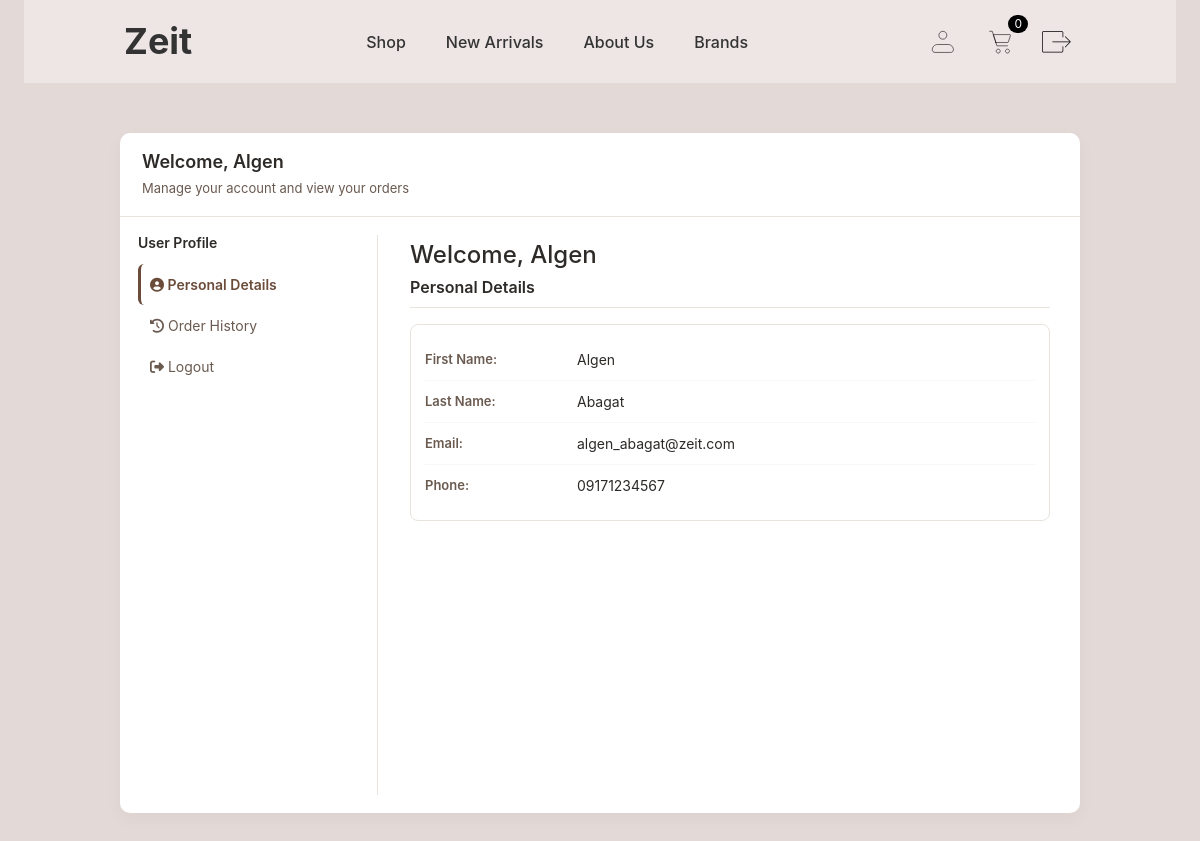
The app's page /profile.php (signed in) with its own data.
### tables this page shows
CREATE TABLE `users` (
  `user_id` int NOT NULL AUTO_INCREMENT,
  `role_id` int NOT NULL,
  `first_name` varchar(100) DEFAULT NULL,
  `last_name` varchar(100) DEFAULT NULL,
  `email` varchar(100) DEFAULT NULL,
  `password_hash` varchar(255) NOT NULL,
  `phone` varchar(20) DEFAULT NULL,
  `created_at` date DEFAULT (curdate()),
  PRIMARY KEY (`user_id`),
  UNIQUE KEY `email` (`email`),
  KEY `fk_users_role` (`role_id`),
  CONSTRAINT `fk_users_role` FOREIGN KEY (`role_id`) REFERENCES `roles` (`role_id`)
);

### profile.php (the view, shortened to what this page needs)
<?php
require_once 'config.php';
$tab = $_GET['tab'] ?? 'overview';
$user_id = (int)$_SESSION['user_id'];
$conn = getDBConnection($host, $user, $password, $database, $port);
$userData = null;
if ($conn) {
    $uStmt = $conn->prepare('SELECT first_name, last_name, email, phone FROM users WHERE user_id = ? LIMIT 1');
    if ($uStmt) {
        $uStmt->bind_param('i', $user_id);
        $uStmt->execute();
        $uRes = $uStmt->get_result();
        $userData = $uRes->fetch_assoc() ?: null;
    }
}
?>
<!DOCTYPE html>
<html lang="en">
  <head>
    <link href="https://cdn.jsdelivr.net/npm/bootstrap@5.3.8/dist/css/bootstrap.min.css" rel="stylesheet">
    <link rel="stylesheet" href="https://cdnjs.cloudflare.com/ajax/libs/font-awesome/6.4.0/css/all.min.css">
    <link rel="stylesheet" href="styles/styles.css">
    <link rel="stylesheet" href="styles/profile.css">
  </head>
<body>
  <div class="container-fluid">
    <?php include 'header-navbar.php'; ?>
    <div class="profile-container">
      <div class="profile-header">
        <h2>Welcome, <?php echo htmlspecialchars($userData['first_name'] ?? 'User', ENT_QUOTES, 'UTF-8'); ?></h2>
        <p>Manage your account and view your orders</p>
      </div>
      <div class="profile-content">
        <aside class="sidebar profile-sidebar">
          <h3>User Profile</h3>
          <ul class="profile-menu">
            <li><a class="<?php echo $tab === 'overview' ? 'active' : ''; ?>" href="profile.php?tab=overview"><i class="fas fa-user-circle"></i> Personal Details</a></li>
            <li><a class="<?php echo $tab === 'orders' ? 'active' : ''; ?>" href="profile.php?tab=orders"><i class="fas fa-history"></i> Order History</a></li>
            <li><a href="logout.php"><i class="fas fa-sign-out-alt"></i> Logout</a></li>
          </ul>
        </aside>
        <main class="profile-main">
          <?php if ($tab === 'overview'): ?>
            <div class="welcome-message">
              <h4>Welcome, <?php echo htmlspecialchars($userData['first_name'] ?? 'User', ENT_QUOTES, 'UTF-8'); ?></h4>
            </div>
            <h3 class="section-title">Personal Details</h3>
            <?php if ($userData): ?>
              <div class="info-card">
                <div class="info-row">
                  <div class="info-label">First Name:</div>
                  <div class="info-value"><?php echo htmlspecialchars($userData['first_name'] ?? 'N/A', ENT_QUOTES, 'UTF-8'); ?></div>
                </div>
                <div class="info-row">
                  <div class="info-label">Last Name:</div>
                  <div class="info-value"><?php echo htmlspecialchars($userData['last_name'] ?? 'N/A', ENT_QUOTES, 'UTF-8'); ?></div>
                </div>
                <div class="info-row">
                  <div class="info-label">Email:</div>
                  <div class="info-value"><?php echo htmlspecialchars($userData['email'] ?? 'N/A', ENT_QUOTES, 'UTF-8'); ?></div>
                </div>
                <div class="info-row">
                  <div class="info-label">Phone:</div>
                  <div class="info-value"><?php echo htmlspecialchars($userData['phone'] ?? 'N/A', ENT_QUOTES, 'UTF-8'); ?></div>
                </div>
              </div>
            <?php else: ?>
              <p>User information not available.</p>
            <?php endif; ?>
          <?php else: ?>
            <p>Unknown tab.</p>
          <?php endif; ?>
        </main>
      </div>
    </div>
  </div>
</body>
</html>

### styles/styles.css (style rules this page uses)
.container-fluid { display: flex; flex-direction: column; min-height: 100vh; background-color: #EEE5E5; padding: 0px; font-family: 'Inter', sans-serif; }
html, body { font-family: 'Inter', sans-serif; }

### styles/profile.css (style rules this page uses)
:root { --bg: #E3DAD8; --panel: #FFFFFF; --primary: #6B4C3B; --primary-2: #8C6A58; --muted: #6A5A50; --text: #2D2A28; --border: #E9E3DD; --subtle: #F2EEE9; }
.container-fluid { background: var(--bg); font-family: Inter; padding: 24px; min-height: 100vh; box-sizing: border-box; padding-top: 0; }
.profile-container { width: 960px; max-width: 100%; height: 680px; margin: 50px auto; background: var(--panel); border-radius: 10px; box-shadow: 0 6px 18px rgba(45,42,40,0.04); display: flex; flex-direction: column; overflow: hidden; }
.profile-header { padding: 18px 22px; border-bottom: 1px solid var(--border); color: var(--text); background: transparent; }
.profile-header h2 { margin: 0; font-size: 18px; color: var(--text); font-weight: 600; }
.profile-header p { margin: 6px 0 0; color: var(--muted); font-size: 13px; }
.profile-content { display: flex; gap: 20px; padding: 18px; height: 100%; box-sizing: border-box; }
.profile-sidebar { width: 240px; flex: 0 0 240px; padding-right: 18px; border-right: 1px solid var(--border); }
.profile-sidebar h3 { margin: 0 0 12px 0; font-size: 14px; color: var(--text); font-weight: 600; }
.profile-menu { list-style: none; padding: 0; margin: 8px 0 0 0; }
.profile-menu a { display: block; padding: 10px 12px; color: var(--muted); text-decoration: none; border-radius: 6px; font-size: 14px; transition: background .12s, color .12s; }
.profile-menu a.active { color: var(--primary); font-weight: 600; background: transparent; border-left: 3px solid var(--primary); padding-left: 9px; }
.profile-main { flex: 1 1 auto; padding: 6px 12px; overflow-y: auto; color: var(--text); }
.section-title { margin: 0 0 16px 0; font-size: 16px; color: var(--text); font-weight: 600; padding-bottom: 10px; border-bottom: 1px solid var(--border); }
.info-card { background: var(--panel); border: 1px solid var(--border); border-radius: 8px; padding: 14px; color: var(--text); }
.info-row { display: flex; gap: 12px; padding: 10px 0; align-items: center; border-top: 1px solid rgba(0,0,0,0.03); }
.info-row:first-child { border-top: none; }
.info-label { width: 140px; color: var(--muted); font-weight: 600; font-size: 13px; }
.info-value { flex: 1; color: var(--text); font-size: 14px; }

### records on screen
users: first_name "Algen", last_name "Abagat", email "algen_abagat@zeit.com", phone "09171234567"

### other values on screen
$itemCount "0"
